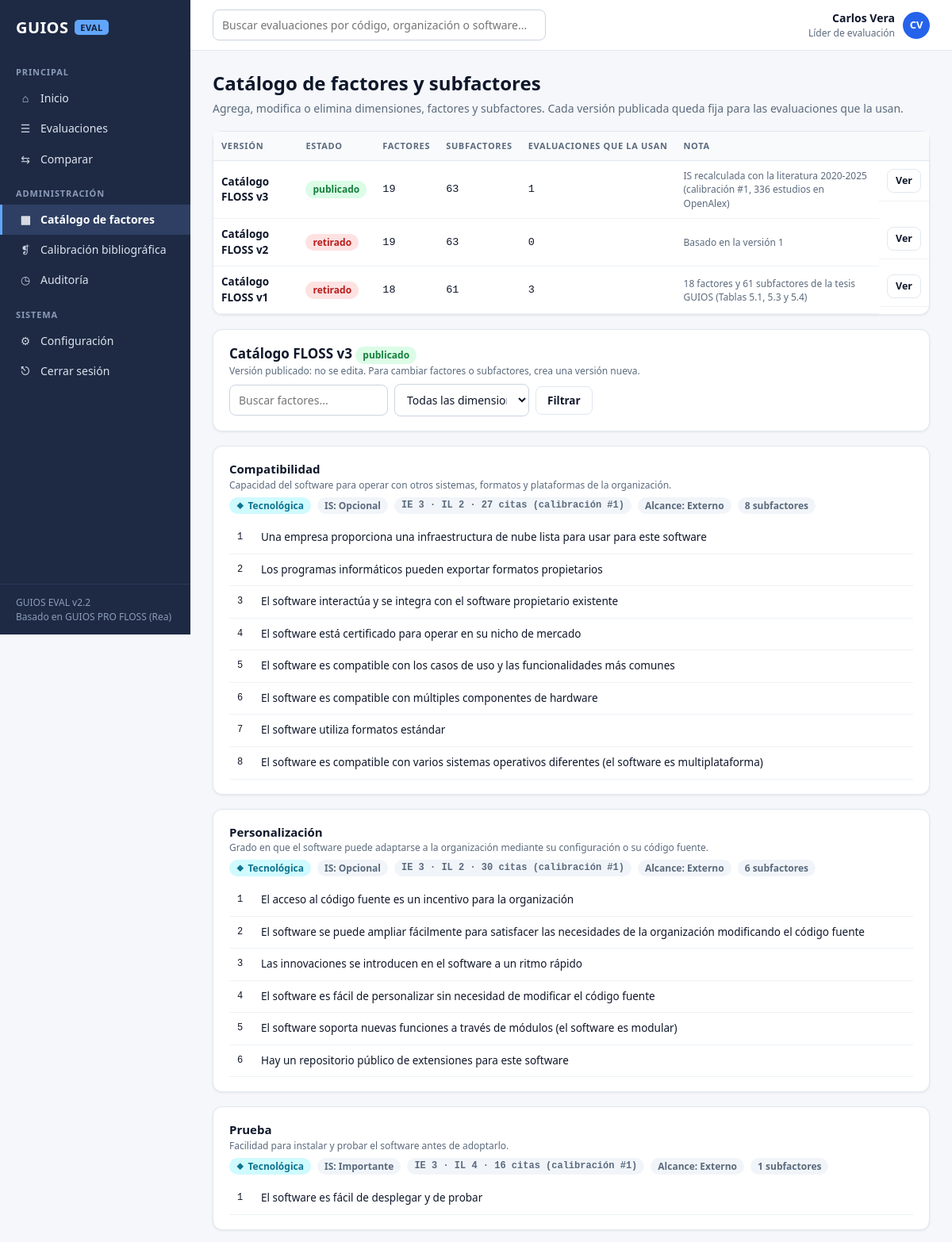
The page /catalogo (signed in, upper part) on the database its author committed.
### tables this page shows
CREATE TABLE usuarios (
  id INTEGER PRIMARY KEY AUTOINCREMENT,
  nombre TEXT NOT NULL,
  correo TEXT NOT NULL UNIQUE,
  clave TEXT NOT NULL,
  rol TEXT NOT NULL,
  activo INTEGER NOT NULL DEFAULT 1,
  creado TEXT NOT NULL
, foto TEXT, estado TEXT NOT NULL DEFAULT 'activo', rol_solicitado TEXT, cambiar_clave INTEGER NOT NULL DEFAULT 0, motivo_rechazo TEXT);

CREATE TABLE catalogos (
  id INTEGER PRIMARY KEY AUTOINCREMENT,
  nombre TEXT NOT NULL,
  version INTEGER NOT NULL,
  estado TEXT NOT NULL DEFAULT 'borrador',
  nota TEXT,
  creado TEXT NOT NULL,
  publicado TEXT
);

CREATE TABLE factores (
  id INTEGER PRIMARY KEY AUTOINCREMENT,
  catalogo_id INTEGER NOT NULL REFERENCES catalogos(id) ON DELETE CASCADE,
  nombre TEXT NOT NULL,
  dimension TEXT NOT NULL,
  is_valor INTEGER NOT NULL,
  alcance TEXT NOT NULL,
  descripcion TEXT,
  activo INTEGER NOT NULL DEFAULT 1,
  orden INTEGER NOT NULL DEFAULT 0
, ie INTEGER, il INTEGER, citas INTEGER, calibracion_id INTEGER);

CREATE TABLE subfactores (
  id INTEGER PRIMARY KEY AUTOINCREMENT,
  factor_id INTEGER NOT NULL REFERENCES factores(id) ON DELETE CASCADE,
  texto TEXT NOT NULL,
  activo INTEGER NOT NULL DEFAULT 1,
  orden INTEGER NOT NULL DEFAULT 0
);

### guios/app.py (the view)
@app.route("/catalogo")
@login_requerido()
def catalogo():
    con = get_db()
    versiones = con.execute("SELECT c.*, (SELECT COUNT(*) FROM factores f WHERE f.catalogo_id=c.id AND f.activo=1) nf, "
                            "(SELECT COUNT(*) FROM subfactores s JOIN factores f ON f.id=s.factor_id WHERE "
                            "f.catalogo_id=c.id AND s.activo=1 AND f.activo=1) ns, (SELECT COUNT(*) FROM evaluaciones e "
                            "WHERE e.catalogo_id=c.id) ne FROM catalogos c ORDER BY version DESC").fetchall()
    cid = request.args.get("c", type=int) or (versiones[0]["id"] if versiones else None)
    cat = con.execute("SELECT * FROM catalogos WHERE id=?", (cid,)).fetchone()
    dim = request.args.get("dim", "")
    q = request.args.get("q", "").strip()
    sql = "SELECT * FROM factores WHERE catalogo_id=?"
    args = [cid]
    if dim:
        sql += " AND dimension=?"
        args.append(dim)
    if q:
        sql += " AND nombre LIKE ?"
        args.append(f"%{q}%")
    factores = []
    for f in con.execute(sql + " ORDER BY orden, id", args):
        subs = con.execute("SELECT * FROM subfactores WHERE factor_id=? ORDER BY orden, id", (f["id"],)).fetchall()
        factores.append((f, subs))
    puede = con_rol("admin_catalogo") and cat and cat["estado"] == "borrador"
    return render_template("catalogo.html", versiones=versiones, cat=cat, factores=factores, puede=puede,
                           dim=dim, q=q, gestiona=con_rol("admin_catalogo"))

### guios/app.py (called while the page is built)
def get_db():
    if "con" not in g:
        g.con = db.conectar()
    return g.con

@app.teardown_appcontext
def cerrar_db(exc):
    con = g.pop("con", None)
    if con is not None:
        con.close()

@app.before_request
def cargar_usuario():
    g.user = None
    uid = session.get("uid")
    if uid:
        g.user = get_db().execute("SELECT * FROM usuarios WHERE id=? AND activo=1", (uid,)).fetchone()
        session.permanent = True

@app.before_request
def proteger_cuenta():
    if not g.user or request.endpoint in LIBRES:
        return None
    if g.user["estado"] == "pendiente_aprobacion" and request.endpoint not in ("pendiente", "perfil_foto"):
        return redirect(url_for("pendiente"))
    if g.user["estado"] == "activo" and g.user["cambiar_clave"] and request.endpoint != "cambiar_clave":
        return redirect(url_for("cambiar_clave"))
    return None

def login_requerido(*roles):
    def deco(fn):
        @wraps(fn)
        def wrapper(*a, **kw):
            if g.user is None:
                return redirect(url_for("login", next=request.path))
            if roles and g.user["rol"] not in roles and g.user["rol"] != "admin":
                flash("Tu rol no tiene permiso para esta acción.", "error")
                return redirect(url_for("panel"))
            return fn(*a, **kw)
        return wrapper
    return deco

@app.context_processor
def globales():
    return {"ROLES": db.ROLES, "NOMBRE_ROL": dict(db.ROLES, sin_rol="Sin rol (pendiente)"),
            "ESTADOS": ESTADOS_EVAL, "DECISIONES": DECISIONES,
            "NIVELES": engine.NIVELES, "NIVELES_PS": engine.NIVELES_PS, "DIMENSIONES": DIMENSIONES}

def con_rol(*roles):
    return g.user["rol"] in roles or g.user["rol"] == "admin"

### guios/base_datos.py (called while the page is built)
def conectar(path=None):
    con = sqlite3.connect(path or DB_PATH)
    con.row_factory = sqlite3.Row
    con.execute("PRAGMA foreign_keys = ON")
    return con

### guios/templates/catalogo.html (shortened to what this page needs)
{% extends 'base.html' %}{% block title %}Catálogo{% endblock %}
{% block content %}
<div class="head">
  <div><h1>Catálogo de factores y subfactores</h1><div class="muted">Agrega, modifica o elimina dimensiones, factores y subfactores. Cada versión publicada queda fija para las evaluaciones que la usan.</div></div>
</div>
<div class="card" style="padding:0">
<table class="t"><tr><th>Versión</th><th>Estado</th><th>Factores</th><th>Subfactores</th><th>Evaluaciones que la usan</th><th>Nota</th><th></th></tr>
{% for v in versiones %}<tr><td><b>{{ v.nombre }} v{{ v.version }}</b></td><td><span class="chip {{ v.estado }}">{{ v.estado }}</span></td><td class="mono">{{ v.nf }}</td><td class="mono">{{ v.ns }}</td><td class="mono">{{ v.ne }}</td><td class="small muted">{{ v.nota or '' }}</td>
<td class="acciones"><a class="btn sm" href="?c={{ v.id }}">Ver</a></td></tr>{% endfor %}
</table></div>
{% if cat %}
<div class="card">
  <div class="acciones" style="justify-content:space-between">
    <div><h2 style="margin:0">{{ cat.nombre }} v{{ cat.version }} <span class="chip {{ cat.estado }}">{{ cat.estado }}</span></h2>
    {% if not puede %}<div class="small muted">{% if cat.estado!='borrador' %}Versión {{ cat.estado }}: no se edita. Para cambiar factores o subfactores, crea una versión nueva.{% else %}Solo el administrador de catálogo edita esta versión.{% endif %}</div>{% endif %}</div>
    <form class="acciones" method="get"><input type="hidden" name="c" value="{{ cat.id }}"><input type="text" name="q" value="{{ q }}" placeholder="Buscar factores..." style="width:200px">
      <select name="dim" style="width:170px"><option value="">Todas las dimensiones</option>{% for d in DIMENSIONES %}<option {{ 'selected' if dim==d }}>{{ d }}</option>{% endfor %}</select><button class="btn">Filtrar</button></form>
  </div>
</div>
{% for f, subs in factores %}
<div class="card {{ '' if f.activo else 'off' }}" id="f{{ f.id }}">
  <div class="acciones" style="justify-content:space-between;align-items:flex-start">
    <div style="flex:1"><h3 style="margin:0">{{ f.nombre }} {% if not f.activo %}<span class="chip">inactivo</span>{% endif %}</h3>
      <div class="small muted">{{ f.descripcion or '' }}</div>
      <div class="acciones" style="margin-top:6px"><span class="chip dim-{{ f.dimension }}">{{ f.dimension }}</span><span class="chip">IS: {{ NIVELES[f.is_valor] }}</span>{% if f.il %}<span class="chip mono" title="IS = Figura 5.10 (IE, IL)">IE {{ f.ie or 3 }} · IL {{ f.il }} · {{ f.citas }} citas{% if f.calibracion_id %} (calibración #{{ f.calibracion_id }}){% else %} (Tabla 5.3){% endif %}</span>{% endif %}<span class="chip">Alcance: {{ f.alcance }}</span><span class="chip">{{ subs|length }} subfactores</span></div></div>
  </div>
  <table class="t" style="margin-top:10px">
  {% for s in subs %}<tr><td class="mono small" style="width:30px">{{ loop.index }}</td><td>
    {% if puede %}<form method="post" action="{{ url_for('subfactor_guardar', cid=cat.id) }}" class="acciones" style="flex-wrap:nowrap"><input type="hidden" name="sub_id" value="{{ s.id }}"><input type="hidden" name="factor_id" value="{{ f.id }}"><input type="text" name="texto" value="{{ s.texto }}"><button class="btn sm">Guardar</button></form>{% else %}{{ s.texto }}{% endif %}</td>
    </tr>{% endfor %}
  </table>
</div>
{% else %}<div class="card empty">No hay factores con ese filtro.</div>{% endfor %}
{% endif %}
{% endblock %}

### guios/templates/base.html (shortened to what this page needs)
<!doctype html>
<html lang="es">
<head>
<link rel="stylesheet" href="{{ url_for('static', filename='css/app.css') }}">
</head>
<body>
{% set ep = request.endpoint %}
<div class="shell">
  <aside class="side">
    <div class="brand">GUIOS <span class="tag">EVAL</span></div>
    <div class="nav">
      <div class="nav-grp">PRINCIPAL</div>
      <a href="{{ url_for('panel') }}" class="{{ 'on' if ep=='panel' }}"><span class="ico">⌂</span>Inicio</a>
      <a href="{{ url_for('evaluaciones') }}" class="{{ 'on' if ep in ['evaluaciones','nueva_evaluacion','paso1','paso2','paso3','paso4','participantes_view'] }}"><span class="ico">☰</span>Evaluaciones</a>
      <a href="{{ url_for('comparar') }}" class="{{ 'on' if ep=='comparar' }}"><span class="ico">⇆</span>Comparar</a>
      <div class="nav-grp">ADMINISTRACIÓN</div>
      <a href="{{ url_for('catalogo') }}" class="{{ 'on' if ep=='catalogo' }}"><span class="ico">▦</span>Catálogo de factores</a>
      <a href="{{ url_for('literatura_view') }}" class="{{ 'on' if ep=='literatura_view' }}"><span class="ico">❡</span>Calibración bibliográfica</a>
      {% if g.user.rol in ['admin','auditor','revisor','lider'] %}
      <a href="{{ url_for('auditoria') }}" class="{{ 'on' if ep=='auditoria' }}"><span class="ico">◷</span>Auditoría</a>
      {% endif %}
      <div class="nav-grp">SISTEMA</div>
      <a href="{{ url_for('configuracion') }}" class="{{ 'on' if ep=='configuracion' }}"><span class="ico">⚙</span>Configuración</a>
      <a href="{{ url_for('salir') }}"><span class="ico">⎋</span>Cerrar sesión</a>
    </div>
    <div class="bottom">GUIOS EVAL v2.2<br>Basado en GUIOS PRO FLOSS (Rea)</div>
  </aside>
  <div class="main">
    <header class="top">
      <form action="{{ url_for('evaluaciones') }}"><input type="text" name="q" placeholder="Buscar evaluaciones por código, organización o software..." aria-label="Buscar"></form>
      <div class="pill">
        <div style="text-align:right"><div style="font-weight:600">{{ g.user.nombre }}</div><div class="small muted">{{ NOMBRE_ROL[g.user.rol] }}</div></div>
        {% if g.user.foto %}<img class="avatar foto" src="{{ url_for('foto_usuario', uid=g.user.id) }}?v={{ g.user.foto }}" alt="Foto de perfil">
        {% else %}<div class="avatar">{{ g.user.nombre.split()[0][0] }}{{ g.user.nombre.split()[-1][0] }}</div>{% endif %}
      </div>
    </header>
    <main class="content">
      {% block content %}{% endblock %}
    </main>
  </div>
</div>
</body>
</html>

### guios/static/css/app.css (style rules this page uses)
:root { --marca:#16203A; --lateral:#1E2A44; --activo:#2E3F63; --accion:#2563EB; --accion-h:#1D4ED8; --eval:#60A5FA; --lienzo:#F5F7FA; --tinta:#0F172A; --tinta2:#5B6A7D; --borde:#E2E8F0; --ok:#15803D; --ok-bg:#DCFCE7; --warn:#92400E; --warn-bg:#FEF3C7; --mal:#B91C1C; --mal-bg:#FEE2E2; --info:#1D4ED8; --info-bg:#EFF6FF; --tec:#0E7490; --tec-bg:#CFFAFE; --org:#6D28D9; --org-bg:#EDE9FE; --eco:#B45309; --eco-bg:#FEF3C7; --gris-bg:#F1F5F9; --radio:12px; --sombra:0 1px 3px rgba(15,23,42,.08); --mono:"Consolas","SFMono-Regular",ui-monospace,monospace; }
* { box-sizing:border-box }
html,body { margin:0;height:100% }
body { font-family:"Segoe UI",system-ui,-apple-system,Roboto,Arial,sans-serif;color:var(--tinta);background:var(--lienzo);font-size:14px;line-height:1.45 }
a { color:var(--accion);text-decoration:none }
h1 { font-size:24px;margin:0 0 4px }
h2 { font-size:17px;margin:0 0 12px }
h3 { font-size:15px;margin:0 0 8px }
.muted { color:var(--tinta2) }
.small { font-size:12px }
.mono { font-family:var(--mono);font-variant-numeric:tabular-nums }
.shell { display:grid;grid-template-columns:240px 1fr;min-height:100vh }
.side { background:var(--lateral);color:#fff;display:flex;flex-direction:column;position:sticky;top:0;height:100vh }
.brand { display:flex;align-items:center;gap:8px;padding:20px 20px 18px;font-weight:800;font-size:20px;letter-spacing:.02em }
.brand .tag { background:var(--eval);color:var(--marca);font-size:11px;padding:2px 7px;border-radius:5px;font-weight:800 }
.nav-grp { color:#8B9BB8;font-size:11px;font-weight:700;letter-spacing:.08em;padding:16px 20px 6px }
.nav a { display:flex;align-items:center;gap:10px;color:#DCE3EE;padding:9px 20px;border-left:3px solid transparent;font-size:14px }
.nav a.on { background:var(--activo);border-left-color:var(--eval);color:#fff;font-weight:600 }
.nav .ico { width:18px;text-align:center;opacity:.9 }
.side .bottom { margin-top:auto;padding:14px 20px;border-top:1px solid #2B3A5A;font-size:12px;color:#8B9BB8 }
.main { display:flex;flex-direction:column;min-width:0 }
.top { height:64px;background:#fff;border-bottom:1px solid var(--borde);display:flex;align-items:center;gap:16px;padding:0 28px }
.top form { flex:1;max-width:420px }
.top input { width:100%;border:1px solid var(--borde);border-radius:8px;padding:8px 12px;background:var(--lienzo) }
.pill { display:flex;align-items:center;gap:10px;margin-left:auto }
.avatar { width:34px;height:34px;border-radius:50%;background:var(--accion);color:#fff;display:grid;place-items:center;font-weight:700;font-size:13px }
.content { padding:24px 28px 40px;max-width:1400px;width:100% }
.head { display:flex;align-items:flex-start;justify-content:space-between;gap:16px;margin-bottom:18px;flex-wrap:wrap }
.card { background:#fff;border:1px solid var(--borde);border-radius:var(--radio);box-shadow:var(--sombra);padding:18px 20px;margin-bottom:18px }
.btn { white-space:nowrap;display:inline-flex;align-items:center;gap:6px;border:1px solid var(--borde);background:#fff;color:var(--tinta);padding:8px 14px;border-radius:8px;font-weight:600;font-size:13.5px;cursor:pointer;text-decoration:none!important;font-family:inherit }
.btn.sm { padding:5px 10px;font-size:12.5px }
.acciones { display:flex;gap:8px;flex-wrap:wrap;align-items:center }
input[type=text],input[type=email],input[type=password],input[type=number],input[type=url],select,textarea { width:100%;border:1px solid #CBD5E1;border-radius:8px;padding:9px 11px;font-size:14px;font-family:inherit;color:var(--tinta);background:#fff }
table.t { width:100%;border-collapse:collapse;font-size:13.5px }
.t th { text-align:left;font-size:11px;letter-spacing:.06em;text-transform:uppercase;color:var(--tinta2);padding:10px;border-bottom:1px solid var(--borde);background:#F8FAFC;white-space:nowrap }
.t td { padding:10px;border-bottom:1px solid #EEF2F6;vertical-align:middle }
.chip { display:inline-flex;align-items:center;gap:5px;padding:2px 9px;border-radius:999px;font-size:12px;font-weight:600;white-space:nowrap;background:var(--gris-bg);color:var(--tinta2) }
.chip.ok,.chip.Fortaleza,.chip.cerrada,.chip.publicado,.chip.aprobada,.chip.A { background:var(--ok-bg);color:var(--ok) }
.chip.Amenaza,.chip.mal,.chip.cancelada,.chip.rechazada,.chip.C,.chip.retirado { background:var(--mal-bg);color:var(--mal) }
.chip.dim-Tecnológica { background:var(--tec-bg);color:var(--tec) }
.chip.dim-Tecnológica::before,.chip.dim-Organizacional::before,.chip.dim-Económica::before { content:"◆";font-size:9px }

### rows shown on the page
usuarios: user.nombre "Carlos Vera", rol "Líder de evaluación", user.nombre "C", user.nombre "V"
catalogos: nombre "Catálogo FLOSS", version "3", estado "publicado", nf "19", ns "63", ne "1", nota "IS recalculada con la literatura 2020-2025 (calibración #1, 336 estudios en OpenAlex)"
catalogos: nombre "Catálogo FLOSS", version "2", estado "retirado", nf "19", ns "63", ne "0", nota "Basado en la versión 1"
catalogos: nombre "Catálogo FLOSS", version "1", estado "retirado", nf "18", ns "61", ne "3", nota "18 factores y 61 subfactores de la tesis GUIOS (Tablas 5.1, 5.3 y 5.4)"
factores: nombre "Compatibilidad", descripcion "Capacidad del software para operar con otros sistemas, formatos y plataformas de la organización.", dimension "Tecnológica", is_valor "Opcional", ie "3", il "2", citas "27", calibracion_id "1", alcance "Externo", subs "8"
subfactores: texto "Una empresa proporciona una infraestructura de nube lista para usar para este software"
subfactores: texto "Los programas informáticos pueden exportar formatos propietarios"
subfactores: texto "El software interactúa y se integra con el software propietario existente"
subfactores: texto "El software está certificado para operar en su nicho de mercado"
subfactores: texto "El software es compatible con los casos de uso y las funcionalidades más comunes"
subfactores: texto "El software es compatible con múltiples componentes de hardware"
subfactores: texto "El software utiliza formatos estándar"
subfactores: texto "El software es compatible con varios sistemas operativos diferentes (el software es multiplataforma)"
factores: nombre "Personalización", descripcion "Grado en que el software puede adaptarse a la organización mediante su configuración o su código fuente.", dimension "Tecnológica", is_valor "Opcional", ie "3", il "2", citas "30", calibracion_id "1", alcance "Externo", subs "6"
subfactores: texto "El acceso al código fuente es un incentivo para la organización"
subfactores: texto "El software se puede ampliar fácilmente para satisfacer las necesidades de la organización modificando el código fuente"
subfactores: texto "Las innovaciones se introducen en el software a un ritmo rápido"
subfactores: texto "El software es fácil de personalizar sin necesidad de modificar el código fuente"
subfactores: texto "El software soporta nuevas funciones a través de módulos (el software es modular)"
subfactores: texto "Hay un repositorio público de extensiones para este software"
factores: nombre "Prueba", descripcion "Facilidad para instalar y probar el software antes de adoptarlo.", dimension "Tecnológica", is_valor "Importante", ie "3", il "4", citas "16", calibracion_id "1", alcance "Externo", subs "1"
subfactores: texto "El software es fácil de desplegar y de probar"
